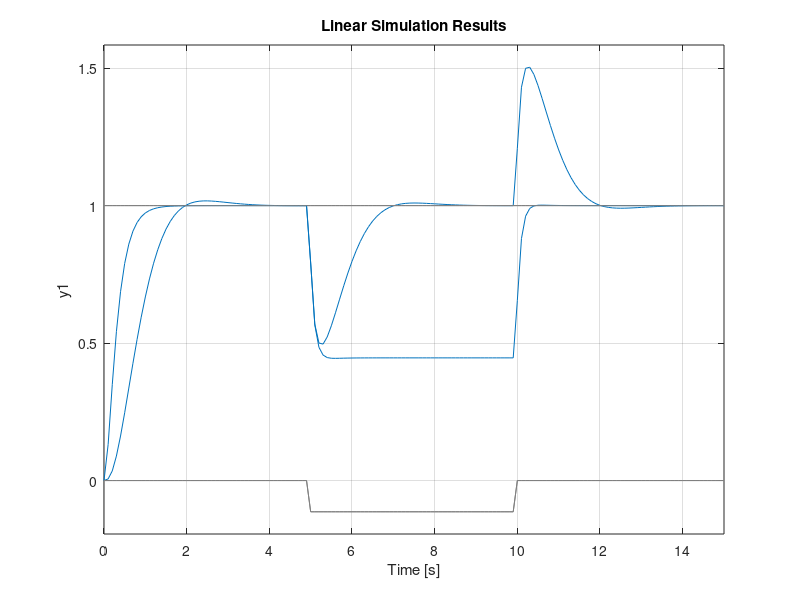
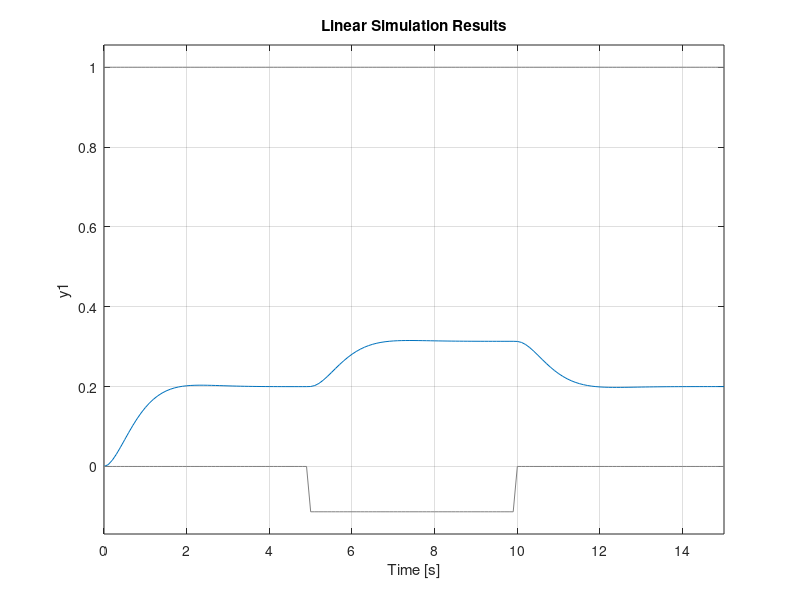
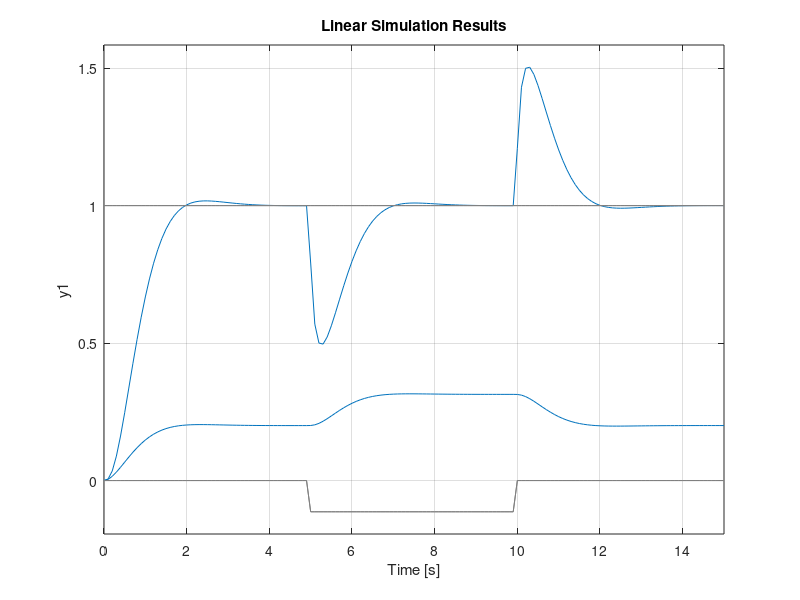

These charts were generated, in order, by the following MATLAB code:
%%%% APARTADO A %%%%%%

s = tf('s');
R = 2.0; % Ohms
L = 0.5; % Henrys
Km = 0.1; Kb = 0.1; % torque y emf constantes
Kf = 0.2; % Nms
J = 0.02; % kg.m^2/s^2
Kff = 4.1;
C1 = 4.1;
K=5;
C =K/s;
dni=21050001;
rng(dni);
g1=Km/(L*s+R);
g2=1/(J*s+Kf);

gff11=C1*feedback(g1*g2,Kb)
gff12=feedback(g2,g1*Kb)
Gffw=[gff11 gff12]
g11=(feedback(C*(feedback(g1*g2,Kb)),1))
g12=(feedback(g2,g1*(-Kb-C),1))
Gw=[g11 g12]
%ENTRADA%
Td = -0.1+0.1*(rand-0.5);
t1 = (0:0.1:15)';
r1 = ones(size(t1));
t1 >= 5;
t1 < 10;
(t1 >= 5 & t1 < 10);
p1 = Td*(t1 >= 5 & t1 < 10);
u1 = [r1 p1];
figure(1)
lsim(Gw,u1,t1)
hold on
lsim(Gffw,u1,t1)
hold off


%%%% APARTADO B1 %%%%

g21=feedback(C*feedback(g1,g2*Kb),g2)
g22=feedback(g2*(-Kb-C)*g1,1,1) %poniendo el 1 como tercer factor hago realim positiva [feedback(sys1,sys2,1)=relim posit]----[feedback(sys1,sys2) ó feedback(sys1,sys2,-1)=realim neg]
GTm=[g21 g22]
figure(2)

lsim(GTm,u1,t1)

%%%% APARTADO B2 %%%%

figure(3)
lsim(Gw,u1,t1)
hold on
lsim(GTm,u1,t1)
hold off

%minreal(feedback(sys1,sys2,1))  me simplifica la ecuación si encuentra
%valores iguales en num y denomin